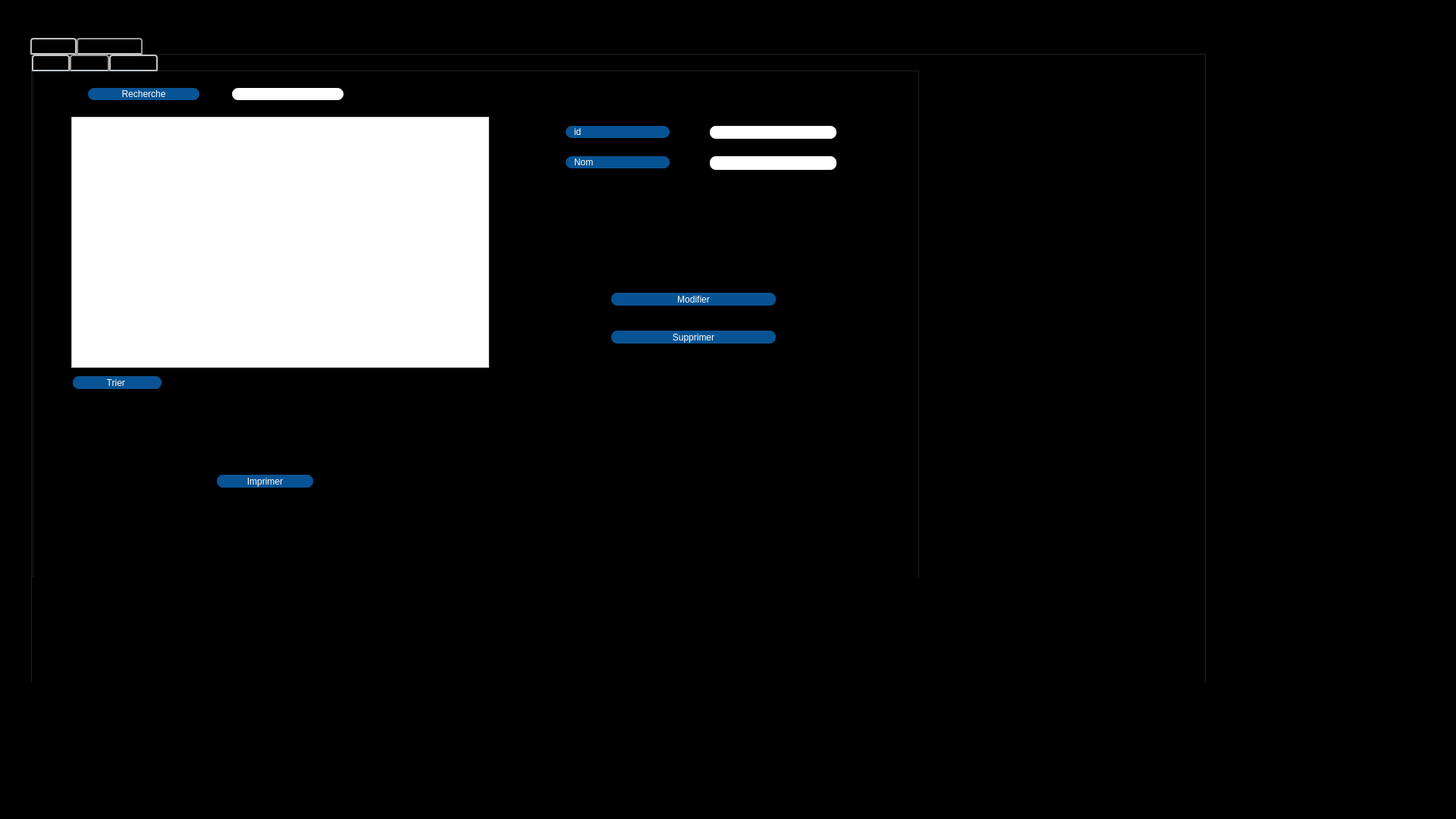
<?xml version="1.0" encoding="UTF-8"?>
<ui version="4.0">
 <class>Dialog</class>
 <widget class="QDialog" name="Dialog">
  <property name="geometry">
   <rect>
    <x>0</x>
    <y>0</y>
    <width>1920</width>
    <height>1080</height>
   </rect>
  </property>
  <property name="windowTitle">
   <string>Dialog</string>
  </property>
  <property name="styleSheet">
   <string notr="true">background-color: rgb(0, 0, 0);</string>
  </property>
  <widget class="QTabWidget" name="tabWidget">
   <property name="geometry">
    <rect>
     <x>40</x>
     <y>50</y>
     <width>1551</width>
     <height>851</height>
    </rect>
   </property>
   <property name="styleSheet">
    <string notr="true">QTabBar::tab {
	border-color: rgb(170, 170, 0);
    background: qlineargradient(x1: 0, y1: 0, x2: 0, y2: 1,
                                stop: 0 #E1E1E1, stop: 0.4 #DDDDDD,
                                stop: 0.5 #D8D8D8, stop: 1.0 #D3D3D3);
    border: 2px solid#C4C4C3;
    border-bottom-color: #C2C7CB; /* same as the pane color */
    border-top-left-radius: 4px;
    border-top-right-radius: 4px;
    min-width:20ex;
    padding: 2px;
     font: bold, &quot;Comic Sans MS&quot;;
}

QTabBar::tab:selected, QTabBar::tab:hover {
    background: qlineargradient(x1: 0, y1: 0, x2: 0, y2: 1,
                                stop: 0 #fade02, stop: 0.4 #fade02,
                                stop: 0.5 #fade02, stop: 1.0 #fade02);
}

QTabBar::tab:selected {
    border-color: #9B9B9B;
    border-bottom-color: #C2C7CB; /* same as pane color */
}</string>
   </property>
   <property name="currentIndex">
    <number>1</number>
   </property>
   <widget class="QWidget" name="tab_15">
    <attribute name="title">
     <string>Employés</string>
    </attribute>
    <widget class="QTabWidget" name="tabWidget_6">
     <property name="geometry">
      <rect>
       <x>20</x>
       <y>10</y>
       <width>1501</width>
       <height>801</height>
      </rect>
     </property>
     <property name="styleSheet">
      <string notr="true">QTabBar::tab {
    background: qlineargradient(x1: 0, y1: 0, x2: 0, y2: 1,
                                stop: 0 #E1E1E1, stop: 0.4 #DDDDDD,
                                stop: 0.5 #D8D8D8, stop: 1.0 #D3D3D3);
    border: 2px solid#C4C4C3;
    border-bottom-color: #C2C7CB; /* same as the pane color */
    border-top-left-radius: 4px;
    border-top-right-radius: 4px;
    min-width:20ex;
    padding: 2px;
     font: bold, &quot;Comic Sans MS&quot;;
}

QTabBar::tab:selected, QTabBar::tab:hover {
    background: qlineargradient(x1: 0, y1: 0, x2: 0, y2: 1,
                                stop: 0 #085394, stop: 0.4 #085394,
                                stop: 0.5 #085394, stop: 1.0 #085394);
}

QTabBar::tab:selected {
    border-color: #9B9B9B;
    border-bottom-color: #C2C7CB; /* same as pane color */
}</string>
     </property>
     <property name="currentIndex">
      <number>1</number>
     </property>
     <widget class="QWidget" name="tab_16">
      <attribute name="title">
       <string>Ajouter </string>
      </attribute>
      <widget class="QPushButton" name="ajouteremp">
       <property name="geometry">
        <rect>
         <x>70</x>
         <y>420</y>
         <width>311</width>
         <height>21</height>
        </rect>
       </property>
       <property name="font">
        <font>
         <family>Comic Sans MS</family>
         <pointsize>8</pointsize>
         <weight>75</weight>
         <italic>false</italic>
         <bold>true</bold>
         <kerning>true</kerning>
        </font>
       </property>
       <property name="styleSheet">
        <string notr="true">border: 2px solid black;
font: 75 8pt &quot;MS Shell Dlg 2&quot;;
border-radius: 10px;
color: rgb(255, 255, 255);
padding: 0 8px;
background: #085394;
font: bold, &quot;Comic Sans MS&quot;;;
text-align:center;</string>
       </property>
       <property name="text">
        <string>Ajouter</string>
       </property>
      </widget>
      <widget class="QLabel" name="label_64">
       <property name="geometry">
        <rect>
         <x>30</x>
         <y>220</y>
         <width>181</width>
         <height>20</height>
        </rect>
       </property>
       <property name="styleSheet">
        <string notr="true">border: 2px solid black;
font: 75 8pt &quot;MS Shell Dlg 2&quot;;
border-radius: 10px;
color: rgb(255, 255, 255);
padding: 0 8px;
background: #085394;
font: bold, &quot;Comic Sans MS&quot;;;
text-align:center;</string>
       </property>
       <property name="text">
        <string>Adresse</string>
       </property>
      </widget>
      <widget class="QLineEdit" name="CIN">
       <property name="geometry">
        <rect>
         <x>250</x>
         <y>90</y>
         <width>181</width>
         <height>20</height>
        </rect>
       </property>
       <property name="styleSheet">
        <string notr="true">border: 2px solid black;
font: 75 8pt &quot;MS Shell Dlg 2&quot;;
border-radius: 10px;
padding: 0 8px;
background: white;
font: bold, &quot;Comic Sans MS&quot;;;
text-align:center;</string>
       </property>
       <property name="text">
        <string/>
       </property>
       <property name="frame">
        <bool>true</bool>
       </property>
       <property name="echoMode">
        <enum>QLineEdit::Normal</enum>
       </property>
      </widget>
      <widget class="QLabel" name="label_65">
       <property name="geometry">
        <rect>
         <x>30</x>
         <y>260</y>
         <width>181</width>
         <height>20</height>
        </rect>
       </property>
       <property name="styleSheet">
        <string notr="true">border: 2px solid black;
font: 75 8pt &quot;MS Shell Dlg 2&quot;;
border-radius: 10px;
color: rgb(255, 255, 255);
padding: 0 8px;
background: #085394;
font: bold, &quot;Comic Sans MS&quot;;;
text-align:center;</string>
       </property>
       <property name="text">
        <string>Adresse mail</string>
       </property>
      </widget>
      <widget class="QLabel" name="label_68">
       <property name="enabled">
        <bool>true</bool>
       </property>
       <property name="geometry">
        <rect>
         <x>30</x>
         <y>90</y>
         <width>181</width>
         <height>20</height>
        </rect>
       </property>
       <property name="layoutDirection">
        <enum>Qt::LeftToRight</enum>
       </property>
       <property name="styleSheet">
        <string notr="true">border: 2px solid black;
font: 75 8pt &quot;MS Shell Dlg 2&quot;;
border-radius: 10px;
color: rgb(255, 255, 255);
padding: 0 8px;
background: #085394;
font: bold, &quot;Comic Sans MS&quot;;;
text-align:center;</string>
       </property>
       <property name="text">
        <string>CIN</string>
       </property>
       <property name="wordWrap">
        <bool>false</bool>
       </property>
      </widget>
      <widget class="QLabel" name="label_69">
       <property name="geometry">
        <rect>
         <x>30</x>
         <y>130</y>
         <width>181</width>
         <height>20</height>
        </rect>
       </property>
       <property name="styleSheet">
        <string notr="true">border: 2px solid black;
font: 75 8pt &quot;MS Shell Dlg 2&quot;;
border-radius: 10px;
color: rgb(255, 255, 255);
padding: 0 8px;
background: #085394;
font: bold, &quot;Comic Sans MS&quot;;;
text-align:center;</string>
       </property>
       <property name="text">
        <string>Nom</string>
       </property>
      </widget>
      <widget class="QLineEdit" name="Prenomemp">
       <property name="geometry">
        <rect>
         <x>250</x>
         <y>170</y>
         <width>181</width>
         <height>20</height>
        </rect>
       </property>
       <property name="styleSheet">
        <string notr="true">border: 2px solid black;
font: 75 8pt &quot;MS Shell Dlg 2&quot;;
border-radius: 10px;
padding: 0 8px;
background: white;
font: bold, &quot;Comic Sans MS&quot;;;
text-align:center;</string>
       </property>
      </widget>
      <widget class="QLineEdit" name="Nomemp">
       <property name="geometry">
        <rect>
         <x>250</x>
         <y>130</y>
         <width>181</width>
         <height>20</height>
        </rect>
       </property>
       <property name="styleSheet">
        <string notr="true">border: 2px solid black;
font: 75 8pt &quot;MS Shell Dlg 2&quot;;
border-radius: 10px;
padding: 0 8px;
background: white;
font: bold, &quot;Comic Sans MS&quot;;;
text-align:center;</string>
       </property>
      </widget>
      <widget class="QLabel" name="label_66">
       <property name="geometry">
        <rect>
         <x>30</x>
         <y>170</y>
         <width>181</width>
         <height>20</height>
        </rect>
       </property>
       <property name="styleSheet">
        <string notr="true">border: 2px solid black;
font: 75 8pt &quot;MS Shell Dlg 2&quot;;
border-radius: 10px;
color: rgb(255, 255, 255);
padding: 0 8px;
background: #085394;
font: bold, &quot;Comic Sans MS&quot;;;
text-align:center;</string>
       </property>
       <property name="text">
        <string>Prénom</string>
       </property>
      </widget>
      <widget class="QLineEdit" name="Adresseemp">
       <property name="geometry">
        <rect>
         <x>250</x>
         <y>220</y>
         <width>181</width>
         <height>22</height>
        </rect>
       </property>
       <property name="styleSheet">
        <string notr="true">border: 2px solid black;
font: 75 8pt &quot;MS Shell Dlg 2&quot;;
border-radius: 10px;
padding: 0 8px;
background: white;
font: bold, &quot;Comic Sans MS&quot;;;
text-align:center;</string>
       </property>
      </widget>
      <widget class="QLineEdit" name="Adresse_mailemp">
       <property name="geometry">
        <rect>
         <x>250</x>
         <y>260</y>
         <width>181</width>
         <height>22</height>
        </rect>
       </property>
       <property name="styleSheet">
        <string notr="true">border: 2px solid black;
font: 75 8pt &quot;MS Shell Dlg 2&quot;;
border-radius: 10px;
padding: 0 8px;
background: white;
font: bold, &quot;Comic Sans MS&quot;;;
text-align:center;</string>
       </property>
      </widget>
      <widget class="QLabel" name="label_79">
       <property name="geometry">
        <rect>
         <x>30</x>
         <y>300</y>
         <width>181</width>
         <height>20</height>
        </rect>
       </property>
       <property name="styleSheet">
        <string notr="true">border: 2px solid black;
font: 75 8pt &quot;MS Shell Dlg 2&quot;;
border-radius: 10px;
color: rgb(255, 255, 255);
padding: 0 8px;
background: #085394;
font: bold, &quot;Comic Sans MS&quot;;;
text-align:center;</string>
       </property>
       <property name="text">
        <string>Date de naissance</string>
       </property>
      </widget>
      <widget class="QLineEdit" name="Datedenaissanceemp">
       <property name="geometry">
        <rect>
         <x>250</x>
         <y>300</y>
         <width>181</width>
         <height>22</height>
        </rect>
       </property>
       <property name="styleSheet">
        <string notr="true">border: 2px solid black;
font: 75 8pt &quot;MS Shell Dlg 2&quot;;
border-radius: 10px;
padding: 0 8px;
background: white;
font: bold, &quot;Comic Sans MS&quot;;;
text-align:center;</string>
       </property>
      </widget>
      <widget class="QLabel" name="label_81">
       <property name="geometry">
        <rect>
         <x>30</x>
         <y>340</y>
         <width>181</width>
         <height>20</height>
        </rect>
       </property>
       <property name="styleSheet">
        <string notr="true">border: 2px solid black;
font: 75 8pt &quot;MS Shell Dlg 2&quot;;
border-radius: 10px;
color: rgb(255, 255, 255);
padding: 0 8px;
background: #085394;
font: bold, &quot;Comic Sans MS&quot;;;
text-align:center;</string>
       </property>
       <property name="text">
        <string>Département</string>
       </property>
      </widget>
      <widget class="QLineEdit" name="Departementemp">
       <property name="geometry">
        <rect>
         <x>250</x>
         <y>340</y>
         <width>181</width>
         <height>22</height>
        </rect>
       </property>
       <property name="styleSheet">
        <string notr="true">border: 2px solid black;
font: 75 8pt &quot;MS Shell Dlg 2&quot;;
border-radius: 10px;
padding: 0 8px;
background: white;
font: bold, &quot;Comic Sans MS&quot;;;
text-align:center;</string>
       </property>
      </widget>
      <widget class="QLabel" name="label">
       <property name="geometry">
        <rect>
         <x>30</x>
         <y>370</y>
         <width>181</width>
         <height>20</height>
        </rect>
       </property>
       <property name="styleSheet">
        <string notr="true">border: 2px solid black;
font: 75 8pt &quot;MS Shell Dlg 2&quot;;
border-radius: 10px;
color: rgb(255, 255, 255);
padding: 0 8px;
background: #085394;
font: bold, &quot;Comic Sans MS&quot;;;
text-align:center;</string>
       </property>
       <property name="text">
        <string>Date d'embauche</string>
       </property>
      </widget>
      <widget class="QDateEdit" name="dateembaucheemp">
       <property name="geometry">
        <rect>
         <x>250</x>
         <y>370</y>
         <width>171</width>
         <height>22</height>
        </rect>
       </property>
       <property name="styleSheet">
        <string notr="true">border: 2px solid black;
font: 75 8pt &quot;MS Shell Dlg 2&quot;;
border-radius: 10px;
padding: 0 8px;
background: white;
font: bold, &quot;Comic Sans MS&quot;;;
text-align:center;</string>
       </property>
      </widget>
     </widget>
     <widget class="QWidget" name="tab_17">
      <attribute name="title">
       <string>Afficher </string>
      </attribute>
      <widget class="QLineEdit" name="id_rechercheemp">
       <property name="geometry">
        <rect>
         <x>40</x>
         <y>20</y>
         <width>151</width>
         <height>20</height>
        </rect>
       </property>
       <property name="styleSheet">
        <string notr="true">border: 2px solid black;
font: 75 8pt &quot;MS Shell Dlg 2&quot;;
border-radius: 10px;
padding: 0 8px;
background: white;
font: bold, &quot;Comic Sans MS&quot;;;
text-align:center;</string>
       </property>
      </widget>
      <widget class="QPushButton" name="rechercheemp">
       <property name="geometry">
        <rect>
         <x>210</x>
         <y>20</y>
         <width>151</width>
         <height>20</height>
        </rect>
       </property>
       <property name="styleSheet">
        <string notr="true">border: 2px solid black;
font: 75 8pt &quot;MS Shell Dlg 2&quot;;
border-radius: 10px;
color: rgb(255, 255, 255);
padding: 0 8px;
background: #085394;
font: bold, &quot;Comic Sans MS&quot;;;
text-align:center;</string>
       </property>
       <property name="text">
        <string>Recherche</string>
       </property>
      </widget>
      <widget class="QLabel" name="label_71">
       <property name="geometry">
        <rect>
         <x>1060</x>
         <y>100</y>
         <width>161</width>
         <height>20</height>
        </rect>
       </property>
       <property name="styleSheet">
        <string notr="true">border: 2px solid black;
font: 75 8pt &quot;MS Shell Dlg 2&quot;;
border-radius: 10px;
color: rgb(255, 255, 255);
padding: 0 8px;
background: #085394;
font: bold, &quot;Comic Sans MS&quot;;;
text-align:center;</string>
       </property>
       <property name="text">
        <string>Nom</string>
       </property>
      </widget>
      <widget class="QLineEdit" name="Nomemp_afficher">
       <property name="geometry">
        <rect>
         <x>1280</x>
         <y>100</y>
         <width>181</width>
         <height>20</height>
        </rect>
       </property>
       <property name="styleSheet">
        <string notr="true">border: 2px solid black;
font: 75 8pt &quot;MS Shell Dlg 2&quot;;
border-radius: 10px;
padding: 0 8px;
background: white;
font: bold, &quot;Comic Sans MS&quot;;;
text-align:center;</string>
       </property>
       <property name="text">
        <string/>
       </property>
      </widget>
      <widget class="QLabel" name="label_73">
       <property name="geometry">
        <rect>
         <x>1060</x>
         <y>190</y>
         <width>161</width>
         <height>20</height>
        </rect>
       </property>
       <property name="styleSheet">
        <string notr="true">border: 2px solid black;
font: 75 8pt &quot;MS Shell Dlg 2&quot;;
border-radius: 10px;
color: rgb(255, 255, 255);
padding: 0 8px;
background: #085394;
font: bold, &quot;Comic Sans MS&quot;;;
text-align:center;</string>
       </property>
       <property name="text">
        <string>Adresse mail</string>
       </property>
      </widget>
      <widget class="QLabel" name="label_74">
       <property name="geometry">
        <rect>
         <x>1060</x>
         <y>130</y>
         <width>161</width>
         <height>20</height>
        </rect>
       </property>
       <property name="styleSheet">
        <string notr="true">border: 2px solid black;
font: 75 8pt &quot;MS Shell Dlg 2&quot;;
border-radius: 10px;
color: rgb(255, 255, 255);
padding: 0 8px;
background: #085394;
font: bold, &quot;Comic Sans MS&quot;;;
text-align:center;</string>
       </property>
       <property name="text">
        <string>Prénom</string>
       </property>
      </widget>
      <widget class="QLineEdit" name="Prenomemp_afficher">
       <property name="geometry">
        <rect>
         <x>1280</x>
         <y>130</y>
         <width>181</width>
         <height>20</height>
        </rect>
       </property>
       <property name="styleSheet">
        <string notr="true">border: 2px solid black;
font: 75 8pt &quot;MS Shell Dlg 2&quot;;
border-radius: 10px;
padding: 0 8px;
background: white;
font: bold, &quot;Comic Sans MS&quot;;;
text-align:center;</string>
       </property>
      </widget>
      <widget class="QLabel" name="label_75">
       <property name="geometry">
        <rect>
         <x>1060</x>
         <y>70</y>
         <width>161</width>
         <height>20</height>
        </rect>
       </property>
       <property name="styleSheet">
        <string notr="true">border: 2px solid black;
font: 75 8pt &quot;MS Shell Dlg 2&quot;;
border-radius: 10px;
color: rgb(255, 255, 255);
padding: 0 8px;
background: #085394;
font: bold, &quot;Comic Sans MS&quot;;;
text-align:center;</string>
       </property>
       <property name="text">
        <string>CIN</string>
       </property>
      </widget>
      <widget class="QPushButton" name="modifieremp">
       <property name="geometry">
        <rect>
         <x>1150</x>
         <y>320</y>
         <width>231</width>
         <height>21</height>
        </rect>
       </property>
       <property name="styleSheet">
        <string notr="true">border: 2px solid black;
font: 75 8pt &quot;MS Shell Dlg 2&quot;;
border-radius: 10px;
color: rgb(255, 255, 255);
padding: 0 8px;
background: #085394;
font: bold, &quot;Comic Sans MS&quot;;;
text-align:center;</string>
       </property>
       <property name="text">
        <string>Modifier</string>
       </property>
      </widget>
      <widget class="QPushButton" name="supprimeremp">
       <property name="geometry">
        <rect>
         <x>1150</x>
         <y>360</y>
         <width>231</width>
         <height>21</height>
        </rect>
       </property>
       <property name="styleSheet">
        <string notr="true">border: 2px solid black;
font: 75 8pt &quot;MS Shell Dlg 2&quot;;
border-radius: 10px;
color: rgb(255, 255, 255);
padding: 0 8px;
background: #085394;
font: bold, &quot;Comic Sans MS&quot;;;
text-align:center;</string>
       </property>
       <property name="text">
        <string>Supprimer</string>
       </property>
      </widget>
      <widget class="QLineEdit" name="CINemp_afficher">
       <property name="geometry">
        <rect>
         <x>1282</x>
         <y>70</y>
         <width>181</width>
         <height>20</height>
        </rect>
       </property>
       <property name="styleSheet">
        <string notr="true">border: 2px solid black;
font: 75 8pt &quot;MS Shell Dlg 2&quot;;
border-radius: 10px;
padding: 0 8px;
background: white;
font: bold, &quot;Comic Sans MS&quot;;;
text-align:center;</string>
       </property>
      </widget>
      <widget class="QPushButton" name="imprimer_emp">
       <property name="geometry">
        <rect>
         <x>780</x>
         <y>490</y>
         <width>121</width>
         <height>41</height>
        </rect>
       </property>
       <property name="styleSheet">
        <string notr="true">border: 2px solid black;
font: 75 8pt &quot;MS Shell Dlg 2&quot;;
border-radius: 10px;
color: rgb(255, 255, 255);
padding: 0 8px;
background: #085394;
font: bold, &quot;Comic Sans MS&quot;;;
text-align:center;</string>
       </property>
       <property name="text">
        <string>Imprimer</string>
       </property>
      </widget>
      <widget class="QLabel" name="label_67">
       <property name="geometry">
        <rect>
         <x>1060</x>
         <y>160</y>
         <width>161</width>
         <height>20</height>
        </rect>
       </property>
       <property name="styleSheet">
        <string notr="true">border: 2px solid black;
font: 75 8pt &quot;MS Shell Dlg 2&quot;;
border-radius: 10px;
color: rgb(255, 255, 255);
padding: 0 8px;
background: #085394;
font: bold, &quot;Comic Sans MS&quot;;;
text-align:center;</string>
       </property>
       <property name="text">
        <string>Adresse </string>
       </property>
      </widget>
      <widget class="QLineEdit" name="Adresseemp_afficher">
       <property name="geometry">
        <rect>
         <x>1282</x>
         <y>160</y>
         <width>181</width>
         <height>22</height>
        </rect>
       </property>
       <property name="styleSheet">
        <string notr="true">border: 2px solid black;
font: 75 8pt &quot;MS Shell Dlg 2&quot;;
border-radius: 10px;
padding: 0 8px;
background: white;
font: bold, &quot;Comic Sans MS&quot;;;
text-align:center;</string>
       </property>
      </widget>
      <widget class="QLineEdit" name="Adressemailemp_afficher">
       <property name="geometry">
        <rect>
         <x>1280</x>
         <y>190</y>
         <width>181</width>
         <height>22</height>
        </rect>
       </property>
       <property name="styleSheet">
        <string notr="true">border: 2px solid black;
font: 75 8pt &quot;MS Shell Dlg 2&quot;;
border-radius: 10px;
padding: 0 8px;
background: white;
font: bold, &quot;Comic Sans MS&quot;;;
text-align:center;</string>
       </property>
      </widget>
      <widget class="QLabel" name="label_82">
       <property name="geometry">
        <rect>
         <x>1060</x>
         <y>220</y>
         <width>161</width>
         <height>20</height>
        </rect>
       </property>
       <property name="styleSheet">
        <string notr="true">border: 2px solid black;
font: 75 8pt &quot;MS Shell Dlg 2&quot;;
border-radius: 10px;
color: rgb(255, 255, 255);
padding: 0 8px;
background: #085394;
font: bold, &quot;Comic Sans MS&quot;;;
text-align:center;</string>
       </property>
       <property name="text">
        <string>Date de naissance</string>
       </property>
      </widget>
      <widget class="QLabel" name="label_83">
       <property name="geometry">
        <rect>
         <x>1060</x>
         <y>250</y>
         <width>161</width>
         <height>20</height>
        </rect>
       </property>
       <property name="styleSheet">
        <string notr="true">border: 2px solid black;
font: 75 8pt &quot;MS Shell Dlg 2&quot;;
border-radius: 10px;
color: rgb(255, 255, 255);
padding: 0 8px;
background: #085394;
font: bold, &quot;Comic Sans MS&quot;;;
text-align:center;</string>
       </property>
       <property name="text">
        <string>Département</string>
       </property>
      </widget>
      <widget class="QLineEdit" name="Datedenaissanceemp_afficher">
       <property name="geometry">
        <rect>
         <x>1280</x>
         <y>220</y>
         <width>181</width>
         <height>22</height>
        </rect>
       </property>
       <property name="styleSheet">
        <string notr="true">border: 2px solid black;
font: 75 8pt &quot;MS Shell Dlg 2&quot;;
border-radius: 10px;
padding: 0 8px;
background: white;
font: bold, &quot;Comic Sans MS&quot;;;
text-align:center;</string>
       </property>
      </widget>
      <widget class="QLineEdit" name="Departementemp_afficher">
       <property name="geometry">
        <rect>
         <x>1280</x>
         <y>250</y>
         <width>181</width>
         <height>22</height>
        </rect>
       </property>
       <property name="styleSheet">
        <string notr="true">border: 2px solid black;
font: 75 8pt &quot;MS Shell Dlg 2&quot;;
border-radius: 10px;
padding: 0 8px;
background: white;
font: bold, &quot;Comic Sans MS&quot;;;
text-align:center;</string>
       </property>
      </widget>
      <widget class="QLabel" name="label_2">
       <property name="geometry">
        <rect>
         <x>1060</x>
         <y>280</y>
         <width>161</width>
         <height>20</height>
        </rect>
       </property>
       <property name="styleSheet">
        <string notr="true">border: 2px solid black;
font: 75 8pt &quot;MS Shell Dlg 2&quot;;
border-radius: 10px;
color: rgb(255, 255, 255);
padding: 0 8px;
background: #085394;
font: bold, &quot;Comic Sans MS&quot;;;
text-align:center;</string>
       </property>
       <property name="text">
        <string>Date d'embauche</string>
       </property>
      </widget>
      <widget class="QDateEdit" name="dateembaucheemp_afficher">
       <property name="geometry">
        <rect>
         <x>1280</x>
         <y>280</y>
         <width>171</width>
         <height>22</height>
        </rect>
       </property>
       <property name="styleSheet">
        <string notr="true">border: 2px solid black;
font: 75 8pt &quot;MS Shell Dlg 2&quot;;
border-radius: 10px;
padding: 0 8px;
background: white;
font: bold, &quot;Comic Sans MS&quot;;;
text-align:center;</string>
       </property>
      </widget>
      <widget class="QTableView" name="affichageemp">
       <property name="geometry">
        <rect>
         <x>20</x>
         <y>50</y>
         <width>1031</width>
         <height>401</height>
        </rect>
       </property>
       <property name="styleSheet">
        <string notr="true">
background: white;
font: bold, &quot;Comic Sans MS&quot;;;
text-align:center;</string>
       </property>
      </widget>
      <widget class="QPushButton" name="pdf_em">
       <property name="geometry">
        <rect>
         <x>540</x>
         <y>490</y>
         <width>121</width>
         <height>41</height>
        </rect>
       </property>
       <property name="styleSheet">
        <string notr="true">border: 2px solid black;
font: 75 8pt &quot;MS Shell Dlg 2&quot;;
border-radius: 10px;
color: rgb(255, 255, 255);
padding: 0 8px;
background: #085394;
font: bold, &quot;Comic Sans MS&quot;;;
text-align:center;</string>
       </property>
       <property name="text">
        <string>PDF</string>
       </property>
      </widget>
      <widget class="QPushButton" name="tri_emp">
       <property name="geometry">
        <rect>
         <x>40</x>
         <y>480</y>
         <width>121</width>
         <height>21</height>
        </rect>
       </property>
       <property name="styleSheet">
        <string notr="true">border: 2px solid black;
font: 75 8pt &quot;MS Shell Dlg 2&quot;;
border-radius: 10px;
color: rgb(255, 255, 255);
padding: 0 8px;
background: #085394;
font: bold, &quot;Comic Sans MS&quot;;;
text-align:center;</string>
       </property>
       <property name="text">
        <string>Trier </string>
       </property>
      </widget>
     </widget>
     <widget class="QWidget" name="tab_18">
      <property name="enabled">
       <bool>true</bool>
      </property>
      <attribute name="title">
       <string>Statistique</string>
      </attribute>
     </widget>
    </widget>
   </widget>
   <widget class="QWidget" name="tab_19">
    <attribute name="title">
     <string>Départements </string>
    </attribute>
    <widget class="QTabWidget" name="montant_afficher_dependance">
     <property name="geometry">
      <rect>
       <x>0</x>
       <y>0</y>
       <width>1171</width>
       <height>691</height>
      </rect>
     </property>
     <property name="styleSheet">
      <string notr="true">QTabBar::tab {
    background: qlineargradient(x1: 0, y1: 0, x2: 0, y2: 1,
                                stop: 0 #E1E1E1, stop: 0.4 #DDDDDD,
                                stop: 0.5 #D8D8D8, stop: 1.0 #D3D3D3);
    border: 2px solid#C4C4C3;
    border-bottom-color: #C2C7CB; /* same as the pane color */
    border-top-left-radius: 4px;
    border-top-right-radius: 4px;
    min-width:20ex;
    padding: 2px;
     font: bold, &quot;Comic Sans MS&quot;;
}

QTabBar::tab:selected, QTabBar::tab:hover {
    background: qlineargradient(x1: 0, y1: 0, x2: 0, y2: 1,
                                stop: 0 #085394, stop: 0.4 #085394,
                                stop: 0.5 #085394, stop: 1.0 #085394);
}

QTabBar::tab:selected {
    border-color: #9B9B9B;
    border-bottom-color: #C2C7CB; /* same as pane color */
}</string>
     </property>
     <property name="currentIndex">
      <number>1</number>
     </property>
     <widget class="QWidget" name="tab_20">
      <attribute name="title">
       <string>Ajouter </string>
      </attribute>
      <widget class="QLabel" name="label_76">
       <property name="geometry">
        <rect>
         <x>20</x>
         <y>80</y>
         <width>181</width>
         <height>21</height>
        </rect>
       </property>
       <property name="styleSheet">
        <string notr="true">border: 2px solid black;
font: 75 8pt &quot;MS Shell Dlg 2&quot;;
border-radius: 10px;
color: rgb(255, 255, 255);
padding: 0 8px;
background: #085394;
font: bold, &quot;Comic Sans MS&quot;;;
text-align:center;</string>
       </property>
       <property name="text">
        <string>id</string>
       </property>
      </widget>
      <widget class="QLineEdit" name="iddep">
       <property name="geometry">
        <rect>
         <x>240</x>
         <y>80</y>
         <width>181</width>
         <height>20</height>
        </rect>
       </property>
       <property name="styleSheet">
        <string notr="true">border: 2px solid black;
font: 75 8pt &quot;MS Shell Dlg 2&quot;;
border-radius: 10px;
padding: 0 8px;
background: white;
font: bold, &quot;Comic Sans MS&quot;;;
text-align:center;</string>
       </property>
      </widget>
      <widget class="QLabel" name="label_78">
       <property name="geometry">
        <rect>
         <x>20</x>
         <y>110</y>
         <width>181</width>
         <height>20</height>
        </rect>
       </property>
       <property name="styleSheet">
        <string notr="true">border: 2px solid black;
font: 75 8pt &quot;MS Shell Dlg 2&quot;;
border-radius: 10px;
color: rgb(255, 255, 255);
padding: 0 8px;
background: #085394;
font: bold, &quot;Comic Sans MS&quot;;;
text-align:center;</string>
       </property>
       <property name="text">
        <string>Nom </string>
       </property>
      </widget>
      <widget class="QPushButton" name="ajouterdep">
       <property name="geometry">
        <rect>
         <x>70</x>
         <y>200</y>
         <width>291</width>
         <height>21</height>
        </rect>
       </property>
       <property name="styleSheet">
        <string notr="true">border: 2px solid black;
font: 75 8pt &quot;MS Shell Dlg 2&quot;;
border-radius: 10px;
color: rgb(255, 255, 255);
padding: 0 8px;
background: #085394;
font: bold, &quot;Comic Sans MS&quot;;;
text-align:center;


</string>
       </property>
       <property name="text">
        <string>Ajouter</string>
       </property>
      </widget>
      <widget class="QLineEdit" name="nomdep">
       <property name="geometry">
        <rect>
         <x>240</x>
         <y>110</y>
         <width>181</width>
         <height>22</height>
        </rect>
       </property>
       <property name="styleSheet">
        <string notr="true">border: 2px solid black;
font: 75 8pt &quot;MS Shell Dlg 2&quot;;
border-radius: 10px;
padding: 0 8px;
background: white;
font: bold, &quot;Comic Sans MS&quot;;;
text-align:center;</string>
       </property>
      </widget>
     </widget>
     <widget class="QWidget" name="tab_21">
      <attribute name="title">
       <string>Afficher </string>
      </attribute>
      <widget class="QTableView" name="affichage_dep">
       <property name="geometry">
        <rect>
         <x>50</x>
         <y>60</y>
         <width>551</width>
         <height>331</height>
        </rect>
       </property>
       <property name="styleSheet">
        <string notr="true">
background: white;
font: bold, &quot;Comic Sans MS&quot;;;
text-align:center;</string>
       </property>
      </widget>
      <widget class="QLabel" name="label_90">
       <property name="geometry">
        <rect>
         <x>700</x>
         <y>70</y>
         <width>141</width>
         <height>20</height>
        </rect>
       </property>
       <property name="styleSheet">
        <string notr="true">border: 2px solid black;
font: 75 8pt &quot;MS Shell Dlg 2&quot;;
border-radius: 10px;
color: rgb(255, 255, 255);
padding: 0 8px;
background: #085394;
font: bold, &quot;Comic Sans MS&quot;;;
text-align:center;</string>
       </property>
       <property name="text">
        <string>id</string>
       </property>
      </widget>
      <widget class="QPushButton" name="modifier_dep">
       <property name="geometry">
        <rect>
         <x>760</x>
         <y>290</y>
         <width>221</width>
         <height>21</height>
        </rect>
       </property>
       <property name="styleSheet">
        <string notr="true">border: 2px solid black;
font: 75 8pt &quot;MS Shell Dlg 2&quot;;
border-radius: 10px;
color: rgb(255, 255, 255);
padding: 0 8px;
background: #085394;
font: bold, &quot;Comic Sans MS&quot;;;
text-align:center;</string>
       </property>
       <property name="text">
        <string>Modifier</string>
       </property>
      </widget>
      <widget class="QPushButton" name="supprimer_dep">
       <property name="geometry">
        <rect>
         <x>760</x>
         <y>340</y>
         <width>221</width>
         <height>21</height>
        </rect>
       </property>
       <property name="styleSheet">
        <string notr="true">border: 2px solid black;
font: 75 8pt &quot;MS Shell Dlg 2&quot;;
border-radius: 10px;
color: rgb(255, 255, 255);
padding: 0 8px;
background: #085394;
font: bold, &quot;Comic Sans MS&quot;;;
text-align:center;</string>
       </property>
       <property name="text">
        <string>Supprimer</string>
       </property>
      </widget>
      <widget class="QLineEdit" name="id_recherche_dep">
       <property name="geometry">
        <rect>
         <x>260</x>
         <y>20</y>
         <width>151</width>
         <height>20</height>
        </rect>
       </property>
       <property name="styleSheet">
        <string notr="true">border: 2px solid black;
font: 75 8pt &quot;MS Shell Dlg 2&quot;;
border-radius: 10px;
padding: 0 8px;
background: white;
font: bold, &quot;Comic Sans MS&quot;;;
text-align:center;</string>
       </property>
      </widget>
      <widget class="QPushButton" name="recherche_dep">
       <property name="geometry">
        <rect>
         <x>70</x>
         <y>20</y>
         <width>151</width>
         <height>20</height>
        </rect>
       </property>
       <property name="styleSheet">
        <string notr="true">border: 2px solid black;
font: 75 8pt &quot;MS Shell Dlg 2&quot;;
border-radius: 10px;
color: rgb(255, 255, 255);
padding: 0 8px;
background: #085394;
font: bold, &quot;Comic Sans MS&quot;;;
text-align:center;</string>
       </property>
       <property name="text">
        <string>Recherche</string>
       </property>
      </widget>
      <widget class="QLineEdit" name="id_affichage_dep">
       <property name="geometry">
        <rect>
         <x>890</x>
         <y>70</y>
         <width>171</width>
         <height>21</height>
        </rect>
       </property>
       <property name="styleSheet">
        <string notr="true">border: 2px solid black;
font: 75 8pt &quot;MS Shell Dlg 2&quot;;
border-radius: 10px;
padding: 0 8px;
background: white;
font: bold, &quot;Comic Sans MS&quot;;;
text-align:center;</string>
       </property>
      </widget>
      <widget class="QPushButton" name="imprimer_dependance">
       <property name="geometry">
        <rect>
         <x>240</x>
         <y>530</y>
         <width>131</width>
         <height>21</height>
        </rect>
       </property>
       <property name="styleSheet">
        <string notr="true">border: 2px solid black;
font: 75 8pt &quot;MS Shell Dlg 2&quot;;
border-radius: 10px;
color: rgb(255, 255, 255);
padding: 0 8px;
background: #085394;
font: bold, &quot;Comic Sans MS&quot;;;
text-align:center;</string>
       </property>
       <property name="text">
        <string>Imprimer</string>
       </property>
      </widget>
      <widget class="QLabel" name="label_72">
       <property name="geometry">
        <rect>
         <x>700</x>
         <y>110</y>
         <width>141</width>
         <height>20</height>
        </rect>
       </property>
       <property name="styleSheet">
        <string notr="true">border: 2px solid black;
font: 75 8pt &quot;MS Shell Dlg 2&quot;;
border-radius: 10px;
color: rgb(255, 255, 255);
padding: 0 8px;
background: #085394;
font: bold, &quot;Comic Sans MS&quot;;;
text-align:center;</string>
       </property>
       <property name="text">
        <string>Nom</string>
       </property>
      </widget>
      <widget class="QLineEdit" name="Nom_affichage_dep">
       <property name="geometry">
        <rect>
         <x>890</x>
         <y>110</y>
         <width>171</width>
         <height>22</height>
        </rect>
       </property>
       <property name="styleSheet">
        <string notr="true">border: 2px solid black;
font: 75 8pt &quot;MS Shell Dlg 2&quot;;
border-radius: 10px;
padding: 0 8px;
background: white;
font: bold, &quot;Comic Sans MS&quot;;;
text-align:center;</string>
       </property>
      </widget>
      <widget class="QPushButton" name="tri_dep">
       <property name="geometry">
        <rect>
         <x>50</x>
         <y>400</y>
         <width>121</width>
         <height>21</height>
        </rect>
       </property>
       <property name="styleSheet">
        <string notr="true">border: 2px solid black;
font: 75 8pt &quot;MS Shell Dlg 2&quot;;
border-radius: 10px;
color: rgb(255, 255, 255);
padding: 0 8px;
background: #085394;
font: bold, &quot;Comic Sans MS&quot;;;
text-align:center;</string>
       </property>
       <property name="text">
        <string>Trier </string>
       </property>
      </widget>
     </widget>
     <widget class="QWidget" name="tab_25">
      <attribute name="title">
       <string>Statistique</string>
      </attribute>
     </widget>
    </widget>
   </widget>
  </widget>
 </widget>
 <resources/>
 <connections/>
</ui>
